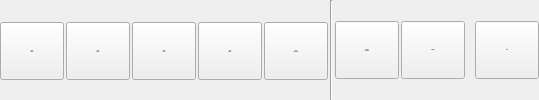
        <widget class="QWidget" name="TabFile">
         <property name="font">
          <font>
           <family>Tahoma</family>
           <pointsize>8</pointsize>
          </font>
         </property>
         <attribute name="title">
          <string>File</string>
         </attribute>
         <layout class="QHBoxLayout" name="horizontalLayout_4">
          <property name="spacing">
           <number>2</number>
          </property>
          <property name="leftMargin">
           <number>0</number>
          </property>
          <property name="topMargin">
           <number>0</number>
          </property>
          <property name="rightMargin">
           <number>0</number>
          </property>
          <property name="bottomMargin">
           <number>0</number>
          </property>
          <item>
           <widget class="QToolButton" name="Action_New_BT">
            <property name="sizePolicy">
             <sizepolicy hsizetype="Fixed" vsizetype="Fixed">
              <horstretch>0</horstretch>
              <verstretch>0</verstretch>
             </sizepolicy>
            </property>
            <property name="minimumSize">
             <size>
              <width>64</width>
              <height>58</height>
             </size>
            </property>
            <property name="maximumSize">
             <size>
              <width>16777215</width>
              <height>56</height>
             </size>
            </property>
            <property name="font">
             <font>
              <pointsize>-1</pointsize>
             </font>
            </property>
            <property name="toolTip">
             <string>Create a new empty project (Ctrl+N)</string>
            </property>
            <property name="text">
             <string>New
project</string>
            </property>
            <property name="icon">
             <iconset resource="../RSCffDiaporama.qrc">
              <normaloff>:/img/filenew.png</normaloff>:/img/filenew.png</iconset>
            </property>
            <property name="iconSize">
             <size>
              <width>24</width>
              <height>24</height>
             </size>
            </property>
            <property name="toolButtonStyle">
             <enum>Qt::ToolButtonTextUnderIcon</enum>
            </property>
           </widget>
          </item>
          <item>
           <widget class="QToolButton" name="Action_Open_BT">
            <property name="sizePolicy">
             <sizepolicy hsizetype="Fixed" vsizetype="Fixed">
              <horstretch>0</horstretch>
              <verstretch>0</verstretch>
             </sizepolicy>
            </property>
            <property name="minimumSize">
             <size>
              <width>64</width>
              <height>58</height>
             </size>
            </property>
            <property name="maximumSize">
             <size>
              <width>16777215</width>
              <height>56</height>
             </size>
            </property>
            <property name="font">
             <font>
              <pointsize>-1</pointsize>
             </font>
            </property>
            <property name="toolTip">
             <string>Open a previously saved project (Ctrl+O)</string>
            </property>
            <property name="text">
             <string>Open
project</string>
            </property>
            <property name="icon">
             <iconset resource="../RSCffDiaporama.qrc">
              <normaloff>:/img/fileopen.png</normaloff>:/img/fileopen.png</iconset>
            </property>
            <property name="iconSize">
             <size>
              <width>24</width>
              <height>24</height>
             </size>
            </property>
            <property name="toolButtonStyle">
             <enum>Qt::ToolButtonTextUnderIcon</enum>
            </property>
           </widget>
          </item>
          <item>
           <widget class="QToolButton" name="Action_OpenRecent_BT">
            <property name="sizePolicy">
             <sizepolicy hsizetype="Fixed" vsizetype="Fixed">
              <horstretch>0</horstretch>
              <verstretch>0</verstretch>
             </sizepolicy>
            </property>
            <property name="minimumSize">
             <size>
              <width>64</width>
              <height>58</height>
             </size>
            </property>
            <property name="maximumSize">
             <size>
              <width>16777215</width>
              <height>56</height>
             </size>
            </property>
            <property name="font">
             <font>
              <pointsize>-1</pointsize>
             </font>
            </property>
            <property name="toolTip">
             <string>Open a recently used project file</string>
            </property>
            <property name="text">
             <string>Open
recent</string>
            </property>
            <property name="icon">
             <iconset resource="../RSCffDiaporama.qrc">
              <normaloff>:/img/filerecent.png</normaloff>:/img/filerecent.png</iconset>
            </property>
            <property name="iconSize">
             <size>
              <width>24</width>
              <height>24</height>
             </size>
            </property>
            <property name="toolButtonStyle">
             <enum>Qt::ToolButtonTextUnderIcon</enum>
            </property>
           </widget>
          </item>
          <item>
           <widget class="QToolButton" name="Action_Save_BT">
            <property name="sizePolicy">
             <sizepolicy hsizetype="Fixed" vsizetype="Fixed">
              <horstretch>0</horstretch>
              <verstretch>0</verstretch>
             </sizepolicy>
            </property>
            <property name="minimumSize">
             <size>
              <width>64</width>
              <height>58</height>
             </size>
            </property>
            <property name="maximumSize">
             <size>
              <width>16777215</width>
              <height>56</height>
             </size>
            </property>
            <property name="font">
             <font>
              <pointsize>-1</pointsize>
             </font>
            </property>
            <property name="toolTip">
             <string>Save current project (Ctrl+S)</string>
            </property>
            <property name="text">
             <string>Save
project</string>
            </property>
            <property name="icon">
             <iconset resource="../RSCffDiaporama.qrc">
              <normaloff>:/img/filesave.png</normaloff>:/img/filesave.png</iconset>
            </property>
            <property name="iconSize">
             <size>
              <width>24</width>
              <height>24</height>
             </size>
            </property>
            <property name="toolButtonStyle">
             <enum>Qt::ToolButtonTextUnderIcon</enum>
            </property>
           </widget>
          </item>
          <item>
           <widget class="QToolButton" name="ActionSave_as_BT">
            <property name="sizePolicy">
             <sizepolicy hsizetype="Fixed" vsizetype="Fixed">
              <horstretch>0</horstretch>
              <verstretch>0</verstretch>
             </sizepolicy>
            </property>
            <property name="minimumSize">
             <size>
              <width>64</width>
              <height>58</height>
             </size>
            </property>
            <property name="maximumSize">
             <size>
              <width>16777215</width>
              <height>56</height>
             </size>
            </property>
            <property name="font">
             <font>
              <pointsize>-1</pointsize>
             </font>
            </property>
            <property name="toolTip">
             <string>Save current project to a new project file</string>
            </property>
            <property name="text">
             <string>Save
project as</string>
            </property>
            <property name="icon">
             <iconset resource="../RSCffDiaporama.qrc">
              <normaloff>:/img/SaveAsMenu.png</normaloff>:/img/SaveAsMenu.png</iconset>
            </property>
            <property name="iconSize">
             <size>
              <width>24</width>
              <height>24</height>
             </size>
            </property>
            <property name="toolButtonStyle">
             <enum>Qt::ToolButtonTextUnderIcon</enum>
            </property>
           </widget>
          </item>
          <item>
           <widget class="Line" name="line">
            <property name="frameShadow">
             <enum>QFrame::Sunken</enum>
            </property>
            <property name="orientation">
             <enum>Qt::Vertical</enum>
            </property>
           </widget>
          </item>
          <item>
           <widget class="QToolButton" name="Action_PrjProperties_BT">
            <property name="minimumSize">
             <size>
              <width>64</width>
              <height>58</height>
             </size>
            </property>
            <property name="font">
             <font>
              <pointsize>-1</pointsize>
             </font>
            </property>
            <property name="toolTip">
             <string>Define project properties</string>
            </property>
            <property name="text">
             <string>Project
properties</string>
            </property>
            <property name="icon">
             <iconset resource="../RSCffDiaporama.qrc">
              <normaloff>:/img/PrjProperties.png</normaloff>:/img/PrjProperties.png</iconset>
            </property>
            <property name="iconSize">
             <size>
              <width>24</width>
              <height>24</height>
             </size>
            </property>
            <property name="toolButtonStyle">
             <enum>Qt::ToolButtonTextUnderIcon</enum>
            </property>
           </widget>
          </item>
          <item>
           <widget class="QToolButton" name="ActionConfiguration_BT">
            <property name="sizePolicy">
             <sizepolicy hsizetype="Fixed" vsizetype="Fixed">
              <horstretch>0</horstretch>
              <verstretch>56</verstretch>
             </sizepolicy>
            </property>
            <property name="minimumSize">
             <size>
              <width>64</width>
              <height>58</height>
             </size>
            </property>
            <property name="font">
             <font>
              <pointsize>-1</pointsize>
             </font>
            </property>
            <property name="toolTip">
             <string>Change application and project settings</string>
            </property>
            <property name="text">
             <string>Settings</string>
            </property>
            <property name="icon">
             <iconset resource="../RSCffDiaporama.qrc">
              <normaloff>:/img/config.png</normaloff>:/img/config.png</iconset>
            </property>
            <property name="iconSize">
             <size>
              <width>24</width>
              <height>24</height>
             </size>
            </property>
            <property name="toolButtonStyle">
             <enum>Qt::ToolButtonTextUnderIcon</enum>
            </property>
           </widget>
          </item>
          <item>
           <widget class="QLabel" name="label">
            <property name="text">
             <string notr="true"/>
            </property>
           </widget>
          </item>
          <item>
           <widget class="QToolButton" name="Action_Exit_BT">
            <property name="sizePolicy">
             <sizepolicy hsizetype="Fixed" vsizetype="Fixed">
              <horstretch>0</horstretch>
              <verstretch>56</verstretch>
             </sizepolicy>
            </property>
            <property name="minimumSize">
             <size>
              <width>64</width>
              <height>58</height>
             </size>
            </property>
            <property name="font">
             <font>
              <pointsize>-1</pointsize>
             </font>
            </property>
            <property name="toolTip">
             <string>Exit application (Ctrl+W)</string>
            </property>
            <property name="text">
             <string>Exit</string>
            </property>
            <property name="icon">
             <iconset resource="../RSCffDiaporama.qrc">
              <normaloff>:/img/exit.png</normaloff>:/img/exit.png</iconset>
            </property>
            <property name="iconSize">
             <size>
              <width>24</width>
              <height>24</height>
             </size>
            </property>
            <property name="toolButtonStyle">
             <enum>Qt::ToolButtonTextUnderIcon</enum>
            </property>
           </widget>
          </item>
         </layout>
        </widget>
